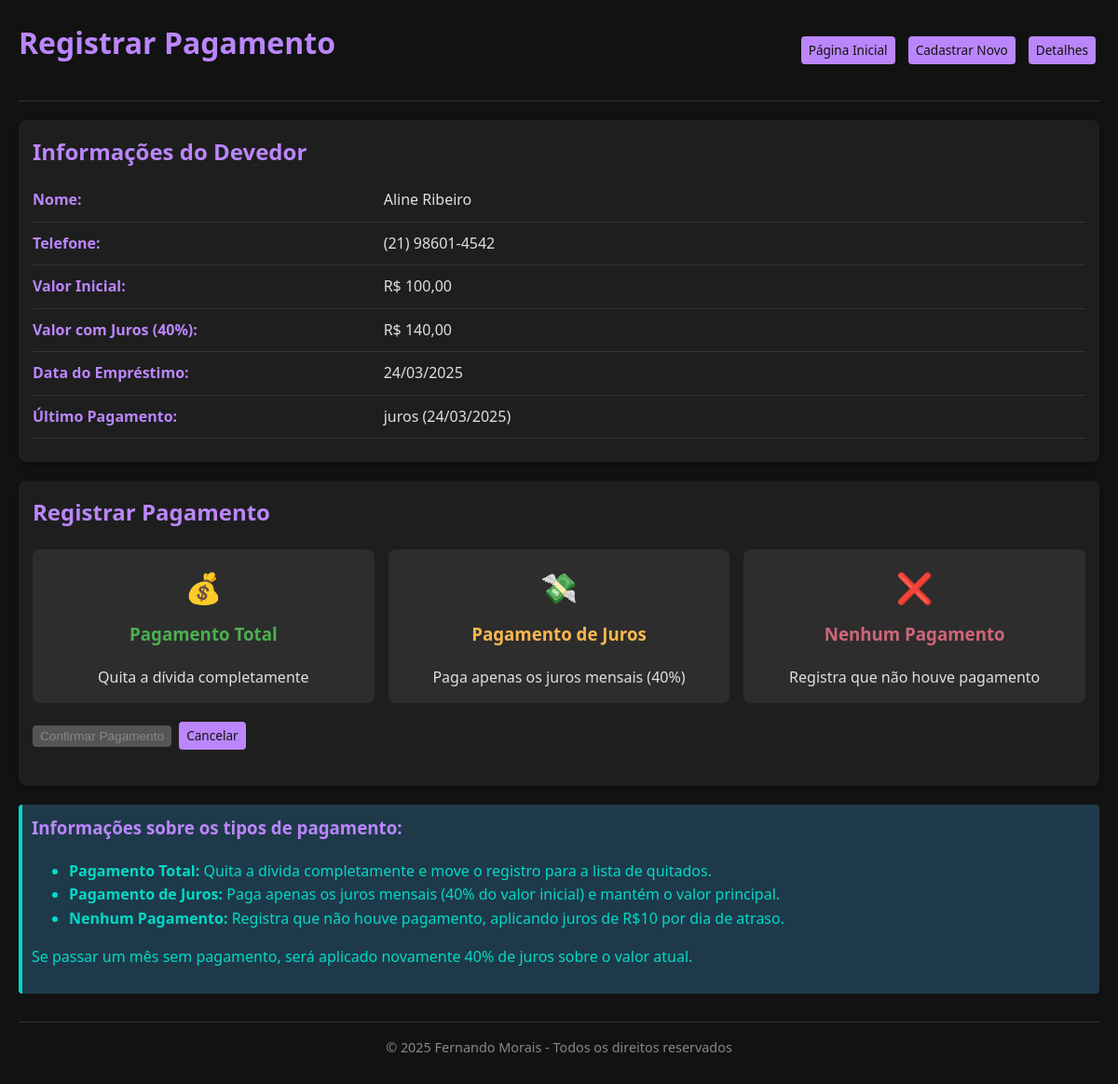
Page /pagamento.php?id=8 on the earlier database version.
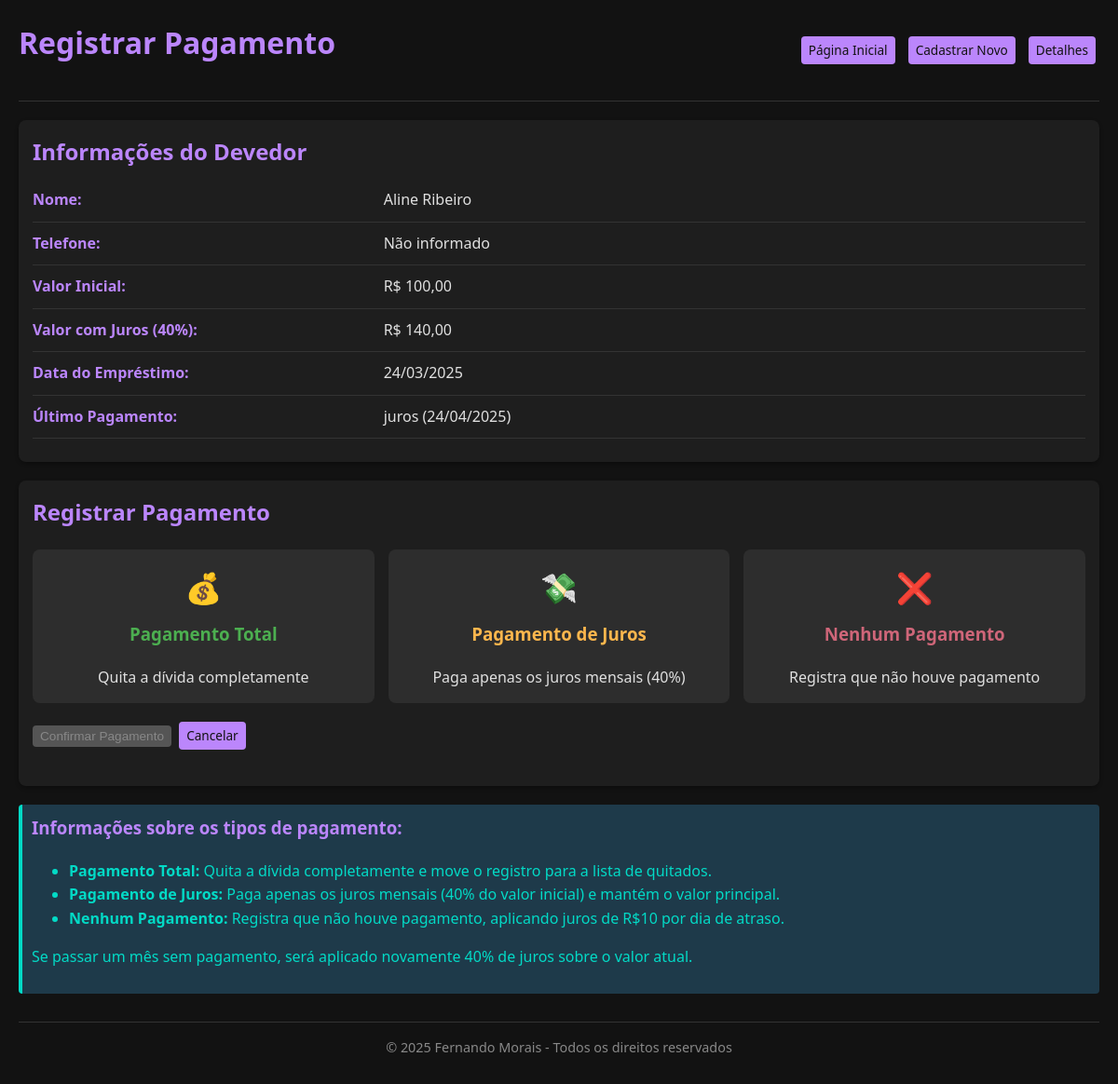
Same page on the later database version.
### tables this page shows
CREATE TABLE devedores (
            id INTEGER PRIMARY KEY AUTOINCREMENT,
            nome TEXT NOT NULL,
            telefone TEXT,
            endereco TEXT,
            valor_inicial REAL NOT NULL,
            valor_atual REAL NOT NULL,
            data_emprestimo TEXT NOT NULL,
            data_ultimo_pagamento TEXT NOT NULL,
            ultimo_pagamento TEXT NOT NULL
        );

### db.php (called while the page is built, shortened)
<?php
function buscarDevedor($db, $id) {
    $stmt = $db->prepare('SELECT * FROM devedores WHERE id = :id');
    $stmt->bindValue(':id', $id, PDO::PARAM_INT);
    $stmt->execute();
    $devedor = $stmt->fetch(PDO::FETCH_ASSOC);
    return $devedor ?: null;
}
?>

### pagamento.php (the view, shortened to what this page needs)
<?php
require_once 'db.php';
$db = inicializarBancoDados();
$id = $_GET['id'];
$devedor = buscarDevedor($db, $id);
?>
<!DOCTYPE html>
<html lang="pt-BR">
<head>
    <link rel="stylesheet" href="styles-dark.css">
</head>
<body>
    <div class="container">
        <div class="header">
            <h1>Registrar Pagamento</h1>
            <div class="navigation">
                <a href="index.php" class="btn btn-primary">Página Inicial</a>
                <a href="cadastro.php" class="btn btn-success">Cadastrar Novo</a>
                <a href="detalhes.php?id=<?php echo $id; ?>" class="btn btn-info">Detalhes</a>
            </div>
        </div>
        <div class="card">
            <h2>Informações do Devedor</h2>
            <div class="info-row">
                <div class="info-label">Nome:</div>
                <div class="info-value"><?php echo htmlspecialchars($devedor['nome']); ?></div>
            </div>
            <div class="info-row">
                <div class="info-label">Telefone:</div>
                <div class="info-value"><?php echo htmlspecialchars($devedor['telefone'] ?: 'Não informado'); ?></div>
            </div>
            <div class="info-row">
                <div class="info-label">Valor Inicial:</div>
                <div class="info-value">R$ <?php echo number_format($devedor['valor_inicial'], 2, ',', '.'); ?></div>
            </div>
            <div class="info-row">
                <div class="info-label">Valor com Juros (40%):</div>
                <div class="info-value">R$ <?php echo number_format($devedor['valor_inicial'] * 1.4, 2, ',', '.'); ?></div>
            </div>
            <div class="info-row">
                <div class="info-label">Data do Empréstimo:</div>
                <div class="info-value"><?php echo date('d/m/Y', strtotime($devedor['data_emprestimo'])); ?></div>
            </div>
            <div class="info-row">
                <div class="info-label">Último Pagamento:</div>
                <div class="info-value"><?php echo $devedor['ultimo_pagamento']; ?> (<?php echo date('d/m/Y', strtotime($devedor['data_ultimo_pagamento'])); ?>)</div>
            </div>
        </div>
        <div class="card">
            <h2>Registrar Pagamento</h2>
            <form method="post" action="">
                <div class="payment-options">
                    <div class="payment-option total" onclick="selecionarPagamento('total')">
                        <div class="payment-icon">💰</div>
                        <h3>Pagamento Total</h3>
                        <p>Quita a dívida completamente</p>
                    </div>
                    <div class="payment-option juros" onclick="selecionarPagamento('juros')">
                        <div class="payment-icon">💸</div>
                        <h3>Pagamento de Juros</h3>
                        <p>Paga apenas os juros mensais (40%)</p>
                    </div>
                    <div class="payment-option nenhum" onclick="selecionarPagamento('nenhum')">
                        <div class="payment-icon">❌</div>
                        <h3>Nenhum Pagamento</h3>
                        <p>Registra que não houve pagamento</p>
                    </div>
                </div>
                <button type="submit" id="btnConfirmar" class="btn btn-primary" disabled>Confirmar Pagamento</button>
                <a href="index.php" class="btn btn-secondary">Cancelar</a>
            </form>
        </div>
        <div class="alert alert-info">
            <h3>Informações sobre os tipos de pagamento:</h3>
            <ul>
                <li><strong>Pagamento Total:</strong> Quita a dívida completamente e move o registro para a lista de quitados.</li>
                <li><strong>Pagamento de Juros:</strong> Paga apenas os juros mensais (40% do valor inicial) e mantém o valor principal.</li>
                <li><strong>Nenhum Pagamento:</strong> Registra que não houve pagamento, aplicando juros de R$10 por dia de atraso.</li>
            </ul>
            <p>Se passar um mês sem pagamento, será aplicado novamente 40% de juros sobre o valor atual.</p>
        </div>
        <?php include 'footer.php'; ?>
    </div>
</body>
</html>

Differences in the rows shown:
changed devedores "Aline Ribeiro": telefone "(21) 98601-4542" → "Não informado"; data_ultimo_pagamento "24/03/2025" → "24/04/2025"
